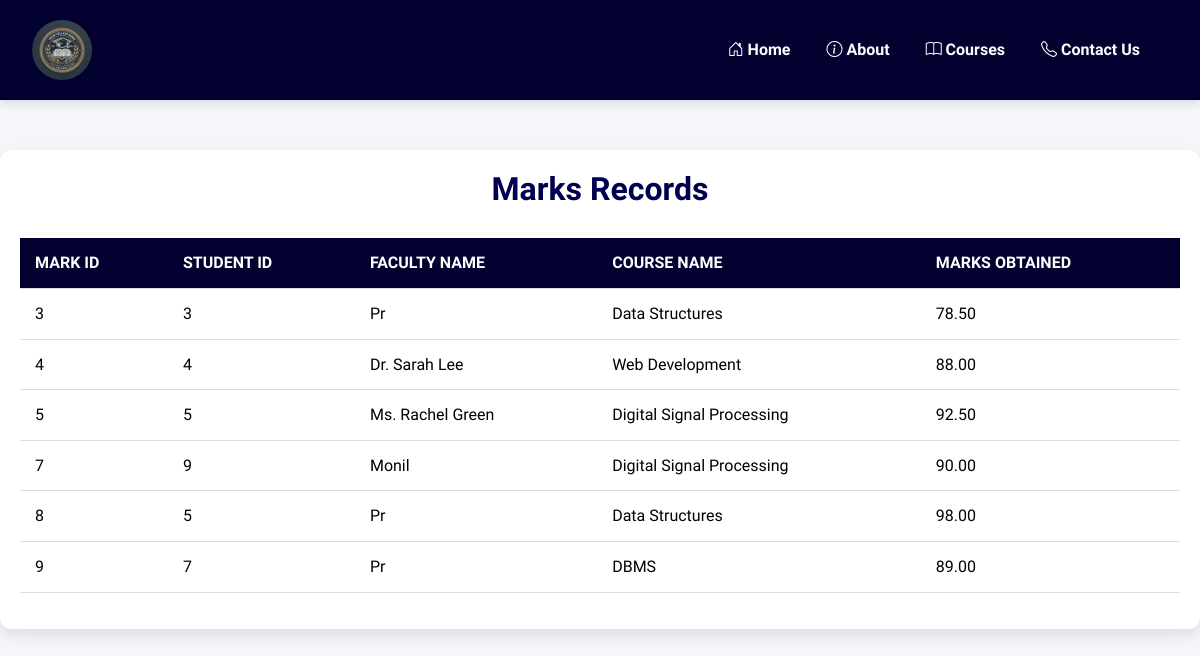
/show-marks/, run on the app's committed database.
### dbms/models.py (models this page shows, shortened)
class CourseMarks(models.Model):
    id = models.AutoField(primary_key=True)
    student = models.ForeignKey(RegisteredStudent, on_delete=models.CASCADE)  # FK to RegisteredStudent
    faculty = models.ForeignKey(Faculty, on_delete=models.CASCADE)  # FK to Faculty
    course = models.ForeignKey(StreamCourse, on_delete=models.CASCADE)  # FK to StreamCourse
    marks = models.DecimalField(max_digits=5, decimal_places=2)  # Marks with up to two decimal points

class RegisteredStudent(models.Model):
    id = models.AutoField(primary_key=True)
    student_name = models.CharField(max_length=255)
    course = models.ManyToManyField(StreamCourse)  # FK to StreamCourse
    admission_date = models.DateField()
    fee_status = models.CharField(max_length=10, choices=[('Paid', 'Paid'), ('Unpaid', 'Unpaid')])

class Faculty(models.Model):
    id = models.AutoField(primary_key=True)
    name = models.CharField(max_length=255)
    designation = models.CharField(max_length=255)
    department = models.ForeignKey('Department', on_delete=models.CASCADE)  # FK to department
    contact = models.CharField(max_length=100)
    photo_url = models.CharField(max_length=255)

class StreamCourse(models.Model):
    id = models.AutoField(primary_key=True)
    stream_name = models.CharField(max_length=255)
    course_name = models.CharField(max_length=255)

### dbms/views.py (the view)
# urls.py: path('show-marks/', show_marks, name='show_marks'),
def show_marks(request):
    marks = CourseMarks.objects.all()  # Fetch all ticker records
    context = {
        'marks': marks,
    }
    return render(request, 'show_marks.html', context)

### templates/show_marks.html (shortened to what this page needs)
{% load static %}
<!DOCTYPE html>
<html lang="en">
<head>
    <link rel="stylesheet" href="https://cdn.jsdelivr.net/npm/bootstrap@5.3.3/dist/css/bootstrap.min.css" />
    <link rel="stylesheet" href="https://cdnjs.cloudflare.com/ajax/libs/bootstrap-icons/1.8.1/font/bootstrap-icons.min.css">
    <link rel="stylesheet" href="{% static 'lib.css' %}" />
</head>
<body>
    <nav class="navbar navbar-expand-lg">
        <div class="container-fluid">
            <a class="navbar-brand" href="#">
                <img src="{% static 'images/logo.png' %}" alt="College Logo" />
            </a>
            <div class="collapse navbar-collapse" id="navbarNav">
                <ul class="navbar-nav ms-auto">
                    <li class="nav-item">
                        <a class="nav-link" href="{% url 'home' %}"><i class="bi bi-house-door"></i> <b>Home</b></a>
                    </li>
                    <li class="nav-item">
                        <a class="nav-link" href="{% url 'about' %}"><i class="bi bi-info-circle"></i> <b>About</b></a>
                    </li>
                    <li class="nav-item">
                        <a class="nav-link" href="{% url 'show_courses' %}"><i class="bi bi-book"></i> <b>Courses</b></a>
                    </li>
                    <li class="nav-item">
                        <a class="nav-link" href="{% url 'contact' %}"><i class="bi bi-telephone"></i> <b>Contact Us</b></a>
                    </li>
                </ul>
            </div>
        </div>
    </nav>
    <div class="container">
        <h2>Marks Records</h2>
        <table class="table table-hover">
            <thead>
                <tr>
                    <th scope="col">Mark ID</th>
                    <th scope="col">Student ID</th>
                    <th scope="col">Faculty Name</th>
                    <th scope="col">Course Name</th>
                    <th scope="col">Marks Obtained</th>
                </tr>
            </thead>
            <tbody>
                {% for mark in marks %}
                <tr>
                    <td>{{ mark.id }}</td>
                    <td>{{ mark.student.id}}</td>
                    <td>{{ mark.faculty.name }}</td>
                    <td>{{ mark.course.course_name }}</td>
                    <td>{{ mark.marks }}</td>
                </tr>
                {% empty %}
                <tr>
                    <td colspan="5" class="text-center">No records available.</td>
                </tr>
                {% endfor %}
            </tbody>
        </table>
    </div>
</body>
</html>

### dbms/static/lib.css (style rules this page uses)
*, *::before, *::after { box-sizing: border-box; margin: 0; padding: 0; }
body { background-color: #f4f6f9; font-family: "Roboto", sans-serif; color: #333; line-height: 1.6; font-size: 16px; }
.navbar { background-color: #02012f; padding: 15px 20px; box-shadow: 0 4px 8px rgba(0, 0, 0, 0.1); }
.navbar-brand { display: flex; align-items: center; }
.navbar-brand img { height: 60px; border-radius: 50%; margin-right: 10px; }
.nav-link { color: #ffffff !important; margin-right: 20px; font-size: 1rem; font-weight: 500; transition: color 0.3s ease; }

### templates/show_marks.html (style rules this page uses)
.container { max-width: 1200px; margin: 50px auto; padding: 20px; background-color: #ffffff; border-radius: 12px; box-shadow: 0 6px 15px rgba(0, 0, 0, 0.1); }
body { font-family: "Helvetica Neue", sans-serif; }
.table { width: 100%; border-collapse: collapse; margin-top: 20px; text-align: left; background-color: #f4f6f9; }
.table th, .table td { padding: 12px 15px; border-bottom: 1px solid #ddd; }
.table th { background-color: #02012f; color: #ffffff; font-weight: 700; text-transform: uppercase; }
.table tbody tr:nth-child(even) { background-color: #f9f9f9; }
h2 { text-align: center; color: #010050; font-size: 2rem; margin-bottom: 30px; font-weight: 600; }

### data on the page
CourseMarks: id "3", student.id "3", faculty.name "Pr", course.course_name "Data Structures", marks "78.50"
CourseMarks: id "4", student.id "4", faculty.name "Dr. Sarah Lee", course.course_name "Web Development", marks "88.00"
CourseMarks: id "5", student.id "5", faculty.name "Ms. Rachel Green", course.course_name "Digital Signal Processing", marks "92.50"
CourseMarks: id "7", student.id "9", faculty.name "Monil", course.course_name "Digital Signal Processing", marks "90.00"
CourseMarks: id "8", student.id "5", faculty.name "Pr", course.course_name "Data Structures", marks "98.00"
CourseMarks: id "9", student.id "7", faculty.name "Pr", course.course_name "DBMS", marks "89.00"
